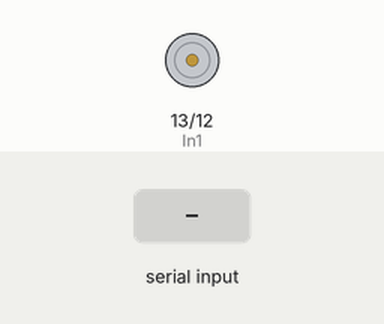
Recording of a sketch running on a simulated Arduino Uno, built with avr-gcc and run on an emulated ATmega328P. Shown: motor-driver pin pairs drawn as motors (green arrow = first pin HIGH = forward, orange = second pin HIGH = backward, longer = more drive, scaled by the enable pin). The inputs (shaded band) are chosen by the test bench.

Above: at 1.2 s.
1.3 s: "90,45\n" received over Serial
At 1.9 s:
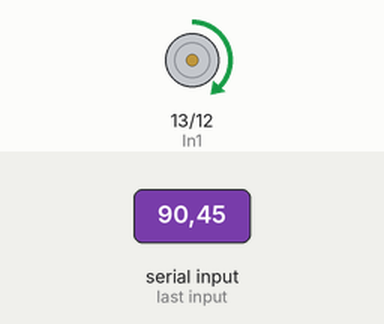
2.9 s: "30,150\n" received over Serial
At 3.4 s:
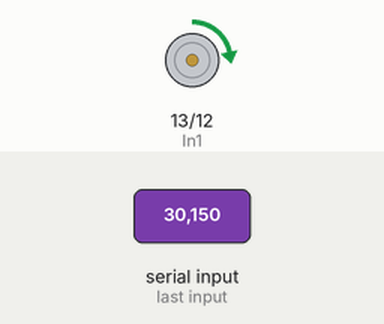
4.4 s: "200\n" received over Serial
At 4.9 s:
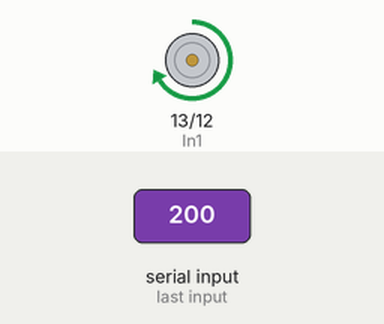
5.9 s: "90\n" received over Serial
At 6.4 s:
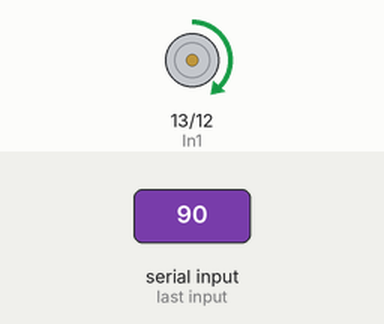
Timing chart, 0 to 8.4 s (numbered marks = the images above; inputs shaded):
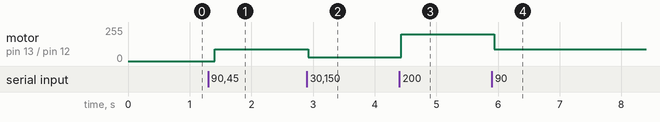

The sketch:

P26_IntensidadLEDluminosa.ino
```cpp
//L298 - MODULO
// ---2 PUENTES H
// ENA, IN1, IN2, OUP1, OUT2 = VELOCIDAD DE GIRO, SENTIDO DE GIRO
// ENB, IN3 ,IN4, OUT3, OUT4
int ENA = 3;  //PIN PM
int In1 = 13;
int In2 = 12;

//conectan al motor
//out 1 y 2 se conectan directamente del puente h al motor


void setup() {
  // put your setup code here, to run once:
  pinMode(In1, OUTPUT);
  pinMode(In2, OUTPUT);
  //ENA no lleva porque es PM
  Serial.begin(9600);
  Serial.setTimeout(10);

}

void loop() {
  // put your main code here, to run repeatedly:
  if(Serial.available()>0){
    int v = Serial.readString().toInt();
      digitalWrite(In1,1); // donde el output 1 esta conectado a un led
      analogWrite(ENA, v); // v debe de ir de 0 a 255
  }
  delay(100);
}
```

Measured:
- after the input at 1.3 s, motor on pin 13 (In1) / pin 12 (In2): stopped → forward 90/255 after 0.11 s
- after the input at 2.9 s, motor on pin 13 (In1) / pin 12 (In2): forward 90/255 → forward 30/255 at once
- after the input at 4.4 s, motor on pin 13 (In1) / pin 12 (In2): forward 30/255 → forward 200/255 at once
- after the input at 5.9 s, motor on pin 13 (In1) / pin 12 (In2): forward 200/255 → forward 90/255 at once
